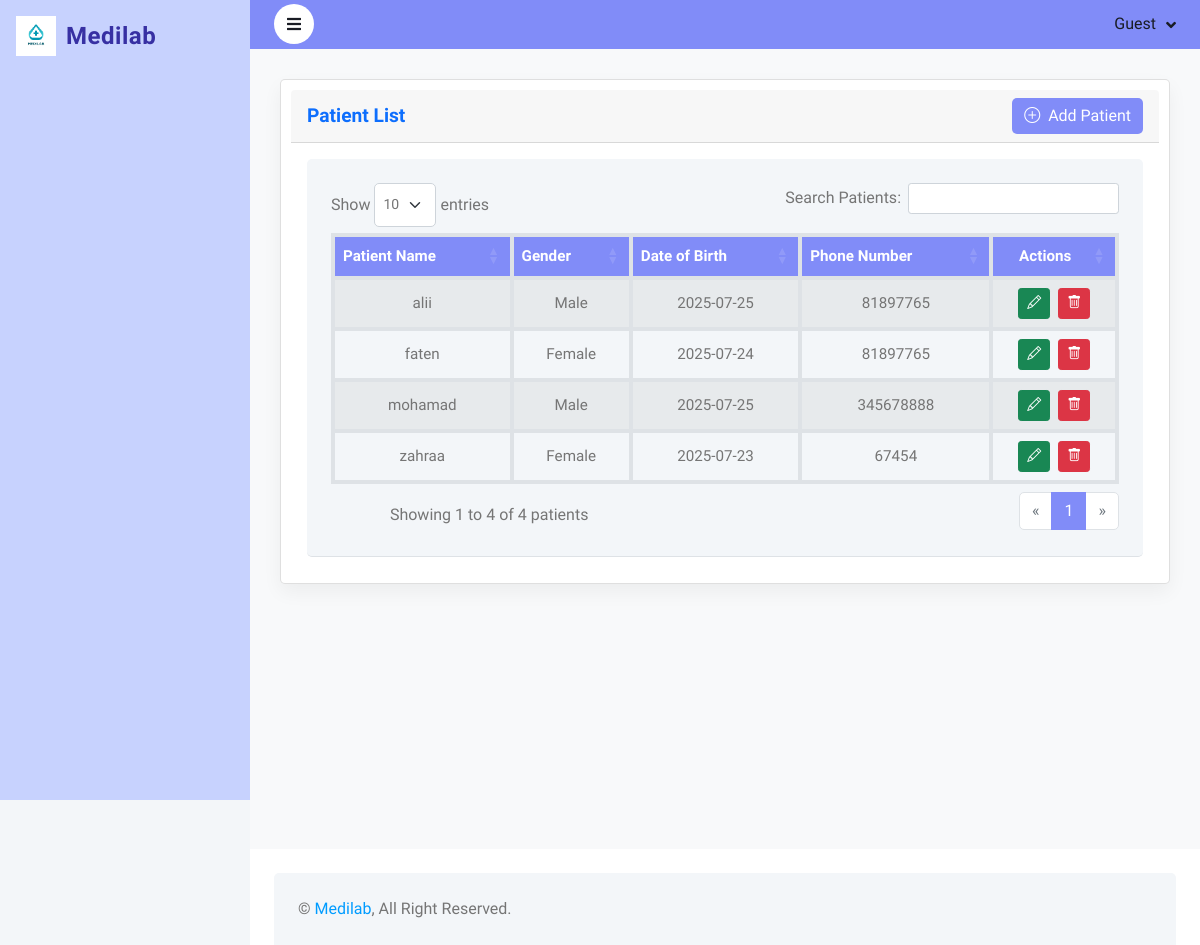
/patients.php, run on the app's committed database.
### tables this page shows
CREATE TABLE IF NOT EXISTS `patient` (
  `PatientID` int(11) NOT NULL AUTO_INCREMENT,
  `FullName` varchar(150) NOT NULL,
  `Email` varchar(100) DEFAULT NULL,
  `Password` varchar(255) DEFAULT NULL,
  `Gender` enum('Male','Female') NOT NULL,
  `DOB` date NOT NULL,
  `Phone` varchar(20) DEFAULT NULL,
  PRIMARY KEY (`PatientID`)
);

### patients.php (the view, shortened to what this page needs)
<?php require('common/head.php') ?>
<body>
<?php require('common/sidebar.php') ?>
<div class="content">
  <?php require('common/navbar.php') ?>
  <div class="app-body">
    <div class="col-sm-12">
      <div class="card">
        <div class="card-header d-flex justify-content-between align-items-center">
          <h5 class="card-title m-0">Patient List</h5>
          <button class="btn btn-indigo-400" data-bs-toggle="modal" data-bs-target="#addPatientModal">
            <i class="bi bi-plus-circle me-1"></i> Add Patient
          </button>
        </div>
        <div class="card-body">
          <div class="bg-light rounded p-4 border-bottom">
            <div class="table-responsive">
              <table id="patientTable" class="table table-hover table-bordered table-striped align-middle m-0">
                <thead class="table-indigo text-center">
                  <tr>
                    <th>Patient Name</th>
                    <th>Gender</th>
                    <th>Date of Birth</th>
                    <th>Phone Number</th>
                    <th class="text-center">Actions</th>
                  </tr>
                </thead>
                <tbody>
  <?php
  include 'dp.php';
  $query = $conn->query("SELECT * FROM patient ORDER BY FullName ASC");
  if (!$query) {
    echo "<tr><td colspan='5' class='text-center text-danger'>Error: " . $conn->error . "</td></tr>";
  } else {
    while ($row = $query->fetch_assoc()):
  ?>
    <tr class="text-center">
      <td><?= htmlspecialchars($row['FullName'] ?? '') ?></td>
      <td><?= htmlspecialchars($row['Gender'] ?? '') ?></td>
      <td><?= htmlspecialchars($row['DOB'] ?? '') ?></td>
      <td><?= htmlspecialchars($row['Phone'] ?? '') ?></td>
      <td>
        <div class="action-buttons">
          <button
            class="btn btn-sm btn-success edit-btn"
            data-id="<?= $row['PatientID'] ?>"
            data-name="<?= htmlspecialchars($row['FullName'] ?? '') ?>"
            data-gender="<?= $row['Gender'] ?? '' ?>"
            data-dob="<?= $row['DOB'] ?? '' ?>"
            data-phone="<?= htmlspecialchars($row['Phone'] ?? '') ?>"
            data-bs-toggle="modal"
            data-bs-target="#editPatientModal"
            title="Edit Patient"
          >
            <i class="bi bi-pencil"></i>
          </button>
          <button class="btn btn-sm btn-danger delete-btn" data-id="<?= $row['PatientID'] ?>" title="Delete Patient">
            <i class="bi bi-trash"></i>
          </button>
        </div>
      </td>
    </tr>
  <?php endwhile; } ?>
</tbody>
              </table>
            </div>
          </div>
        </div>
      </div>
    </div>
  </div>
  <?php require('common/footer.php') ?>
  <link href="css/bootstrap.min.css" rel="stylesheet">
  <link href="https://cdn.datatables.net/1.13.6/css/dataTables.bootstrap5.min.css" rel="stylesheet"/>
</div>
</body>
</html>

### css/style.css (style rules this page uses)
:root { --primary: #009CFF; --light: #F3F6F9; --dark: #191C24; }
.btn { transition: .5s; }
.content { margin-left: 250px; min-height: 100vh; background: #FFFFFF; transition: 0.5s; }
@media (min-width: 992px) { .content { width: calc(100% - 250px); } }

### css/style1.css (style rules this page uses)
* { box-sizing: border-box; }
body { font-family: Arial, sans-serif; background-color: #f4f4f4; }
.card { background: white; border-radius: 6px; box-shadow: 0 1px 5px rgba(0, 0, 0, 0.05); padding: 10px; margin: 6px; flex: 1 1 calc(25% - 12px); text-align: center; }

### common/head.php (style rules this page uses)
.table th, .table td, .table, .table th, .table td { border: 2px solid #dee2e6 !important; }
body { background-color: #f8f9fa; }
.table td, .table th { vertical-align: middle; }
.app-body { padding: 1.5rem; background-color: #f8f9fa; min-height: 100vh; }
.card { border-radius: 0.75rem; box-shadow: 0 0.125rem 0.25rem rgb(0 0 0 / 0.075); }
.card-header { background-color: #fff; border-bottom: 1px solid #e9ecef; font-weight: 600; font-size: 1.125rem; padding: 1rem 1.5rem; border-top-left-radius: 0.75rem; border-top-right-radius: 0.75rem; }
.card-body { padding: 1.25rem 1.5rem; }
.table { font-size: 0.95rem; color: #495057; }
.table thead th { border-bottom: 2px solid #dee2e6; font-weight: 600; }
.card { border-radius: 1rem; box-shadow: 0 0.5rem 1.2rem rgba(0, 0, 0, 0.05); border: none; }
.card-title { font-weight: 600; font-size: 1.2rem; color: #0d6efd; }

### patients.php (style rules this page uses)
.btn-indigo-400 { background-color: #818CF8 !important; color: white !important; border: none !important; }
thead.table-indigo th { background-color: #818cf8 !important; color: white !important; }
.action-buttons { display: flex; gap: 8px; justify-content: center; }

### data on the page
patient: FullName "alii", Gender "Male", DOB "2025-07-25", Phone "81897765"
patient: FullName "faten", Gender "Female", DOB "2025-07-24", Phone "81897765"
patient: FullName "mohamad", Gender "Male", DOB "2025-07-25", Phone "345678888"
patient: FullName "zahraa", Gender "Female", DOB "2025-07-23", Phone "67454"

### other printed values
$_SESSION['username'] "Guest"
